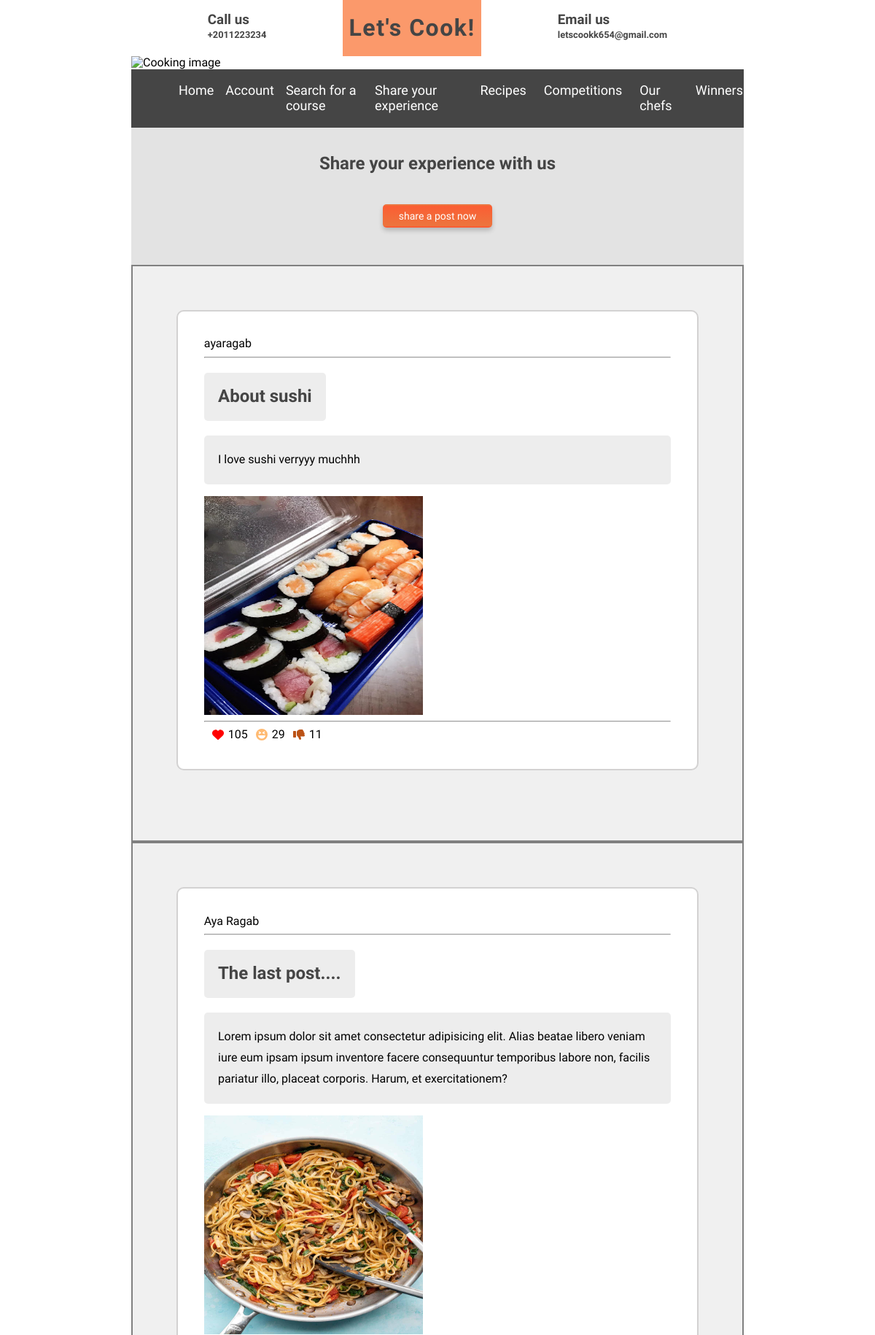
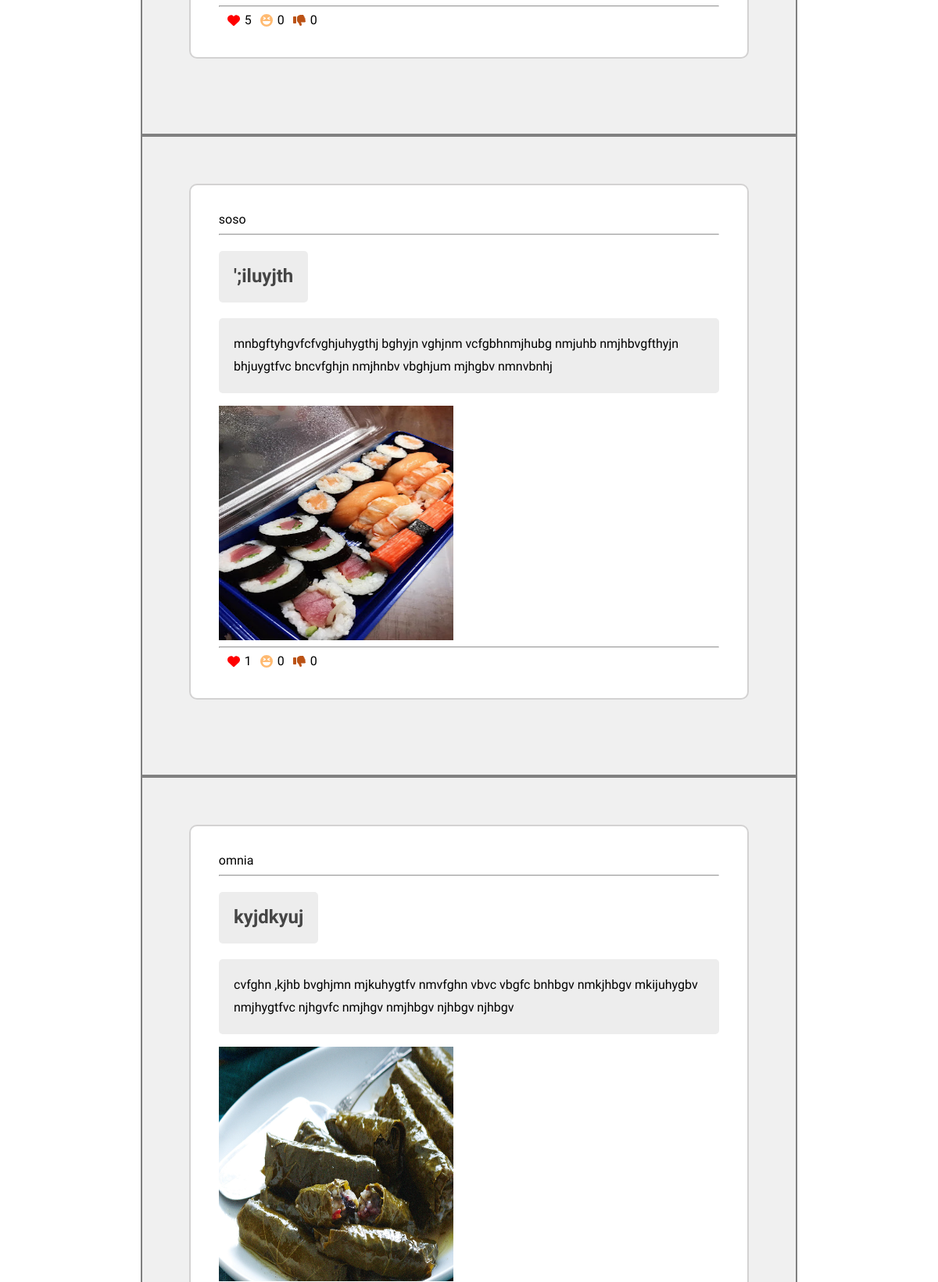
Screenshot of /share-your-experience.php (signed in, upper part) with the database file from the repository (2 pictures, top to bottom).
### tables this page shows
CREATE TABLE `experience` (
  `title_post` varchar(255) NOT NULL,
  `content` varchar(255) NOT NULL,
  `photo` varchar(255) NOT NULL,
  `userid` int(255) NOT NULL,
  `username` varchar(255) NOT NULL,
  `id_e` int(255) NOT NULL,
  `n_comments` int(255) NOT NULL,
  `loves` int(255) NOT NULL,
  `hahas` int(255) NOT NULL,
  `dislikes` int(255) NOT NULL,
  `total_reacts` int(255) NOT NULL
);

### share-your-experience.php (the view, shortened to what this page needs)
<?php ob_start();
include("includes/header.php");?>
<div class="container share-your-experience">
<h2>Share your experience with us</h2>
<div class="if-you-want-to-post">
<button class="share-a-post-now" id="post-form-container" onclick="hidePostForm()">share a post now</button>
</div>
</div>
<?php
$sql = "SELECT * FROM `experience`";
$stmt = $conn->prepare($sql);
if($stmt->execute()) {
  $experiences = $stmt->fetchAll();
  foreach($experiences as $experience => $x) {
    echo '<div class="container post-con">
    <div class="post" data-id=';
    echo $experiences[$experience]["id_e"].">";
    echo '<h1class=\"username\">'.$experiences[$experience]["username"].'</h1>
<hr>
  <h2>'.$experiences [$experience]["title_post"].'</h2>
  <p>'.$experiences[$experience]["content"].'</p>
  <img style="width:300px; height:300px" src="photos/'.$experiences[$experience]["photo"]. '">
  <hr>
    <div class="reactions">
      <button class="reaction-button" data-reaction="love"><i class="fa fa-heart"></i></button><span id="love-count" class="count">'.$experiences[$experience]["loves"];
      echo "</span>";
      echo "<button class=\"reaction-button\" data-reaction=\"haha\"><i class=\"fa fa-laugh-squint\"></i></button><span id=\"haha-count\" class=\"count\">".$experiences[$experience]["hahas"];
      echo "</span>";
      echo"<button class=\"reaction-button\" data-reaction=\"dislike\"><i class=\"fa fa-thumbs-down\"></i></button><span id=\"dislike-count\" class=\"count\">".$experiences[$experience]["dislikes"];
      echo "</span>";
      echo'</div>
</div></div>';
 }
} else {
  echo "Error fetching experiences";
}
include("includes/footer.php");
?>

### css/style.css (style rules this page uses)
:root { --sub-containers-width: 100%; --main1:#ec753e ; }
* { font-family: 'Fjalla One', sans-serif; }
.container { width:70%; margin: 0 20%; }
body { display: flex; flex-direction: column; align-items: center; height: 90%; background-image: url('../img/34.png'); scroll-behavior: smooth; }
.search-course select, .search-course label, button { margin: 1%; }
.share-your-experience { background-color: #e3e3e3; display: flex; flex-direction: column; align-items: center; padding: 3%; box-sizing: border-box; }
.share-your-experience h2 { color: #454545; margin: 0 0 5% 0; padding: 0; }
.post { display: flex; flex-direction: column; border: 2px solid #d3d2d2; padding: 5%; background-color: #fff; margin-bottom: 5%; border-radius: 10px; width: 100%; box-sizing: border-box; }
.post img { width: 60%; }
.post h2 { background-color: #ededed; color: #454545; padding: 3%; box-sizing: border-box; border-radius: 5px; width: fit-content; }
.container.post-con { background-color: #f0f0f0; padding: 5%; box-sizing: border-box; display: flex; flex-direction: column; align-items: center; border: 2px solid #808080; }
.post p { background-color:#ededed; padding: 3%; border-radius: 5px; line-height: 1.8em; }
.post img { display: block; }
.share-a-post-now { background-image: linear-gradient(to bottom, #fb5d33, var(--main1)); color: #FFFFFF; padding: 5px 5px; border-radius: 5px; font-size: 14px; box-shadow: 0px 4px 6px rgba(0, 0, 0, 0.2); text-decoration: none; border-color: transparent; width: 150px; line-height: inherit; cursor: pointer; margin-bottom: 10%; padding: 4%; }

### share-your-experience.php (style rules this page uses)
.reactions { display: flex; flex-direction: row; }
.reactions button { margin-left:5px; cursor: pointer; background-color: transparent; border: none; }

### rows the page displays
experience: username "ayaragab", title_post "About sushi", content "I love sushi verryyy muchhh", photo (picture), loves "105", hahas "29", dislikes "11"
experience: username "Aya Ragab", title_post "The last post....", content "Lorem ipsum dolor sit amet consectetur adipisicing elit. Alias beatae libero veniam iure eum ipsam ipsum inventore facere consequuntur temporibus labore non, facilis pariatur illo, placeat corporis. Harum, et exercitationem?", photo (picture), loves "5", hahas "0", dislikes "0"
experience: username "soso", title_post "';iluyjth", content "mnbgftyhgvfcfvghjuhygthj bghyjn vghjnm vcfgbhnmjhubg nmjuhb nmjhbvgfthyjn bhjuygtfvc bncvfghjn nmjhnbv vbghjum mjhgbv nmnvbnhj", photo (picture), loves "1", hahas "0", dislikes "0"
experience: username "omnia", title_post "kyjdkyuj", content "cvfghn ,kjhb bvghjmn mjkuhygtfv nmvfghn vbvc vbgfc bnhbgv nmkjhbgv mkijuhygbv nmjhygtfvc njhgvfc nmjhgv nmjhbgv njhbgv njhbgv", photo (picture)
